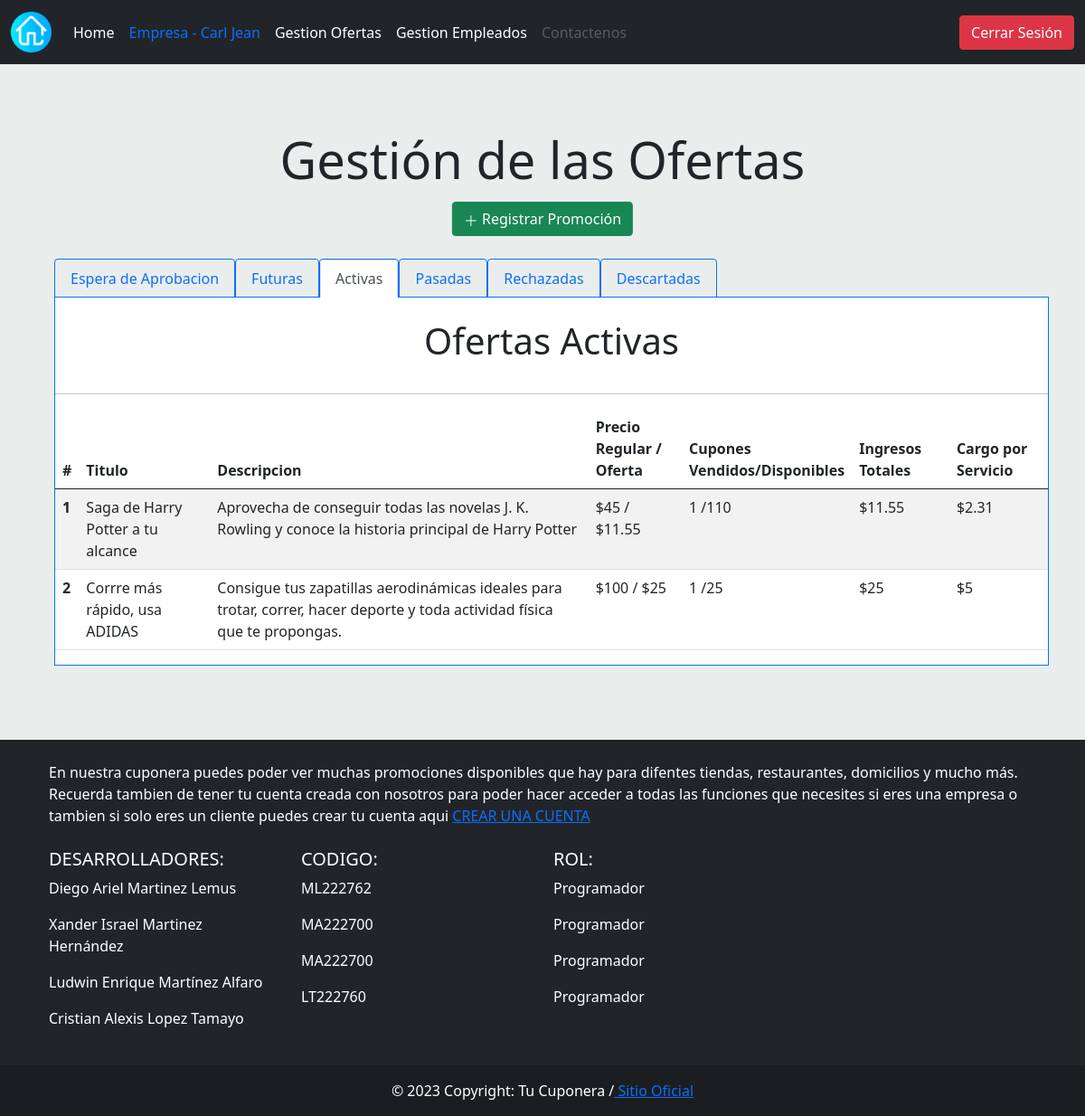
The app's page /vista/OfertasEmpresa.php (signed in) with its own data.
### tables this page shows
CREATE TABLE `promocion` (
  `CodPromocion` int(11) NOT NULL,
  `Titulo` varchar(50) NOT NULL,
  `FotoPromocion` varchar(100) NOT NULL,
  `Descripcion` text NOT NULL,
  `Detalle` text NOT NULL,
  `CantidadCupones` int(11) DEFAULT NULL,
  `FechaInicio` date NOT NULL,
  `FechaVencimiento` date NOT NULL,
  `FechaLimiteCupon` date NOT NULL,
  `PrecioRegular` float NOT NULL,
  `PrecioOferta_Cupon` float NOT NULL,
  `Estado` varchar(30) NOT NULL,
  `CodEmpresa` char(6) NOT NULL
);

### modelo/Empresa/daoEmpresaOfertante.php (called while the page is built, shortened)
<?php
    class daoEmpresaOfertante{
        public function listarPromoSegunEstado($empresa, $estado){
            $sql = "SELECT * FROM promocion WHERE CodEmpresa=:empresa AND Estado = :estado";
            $cn = new Conexion();
            $dbh = $cn->getConexion();
            $stmt = $dbh->prepare($sql);
            $stmt->bindParam(':empresa',$empresa);
            $stmt->bindParam(':estado',$estado);
            $stmt->execute();
            $empleados = $stmt->fetchAll(PDO::FETCH_ASSOC);
            return $empleados;
        }
        public function contarCuponesVendidos($IdPromo){
            $sql = "SELECT COUNT(*) FROM cupon WHERE CodPromocion =:id";
            $cn = new Conexion();
            $dbh = $cn->getConexion();
            $stmt = $dbh->prepare($sql);
            $stmt->bindParam(':id',$IdPromo);
            $stmt->execute();
            $cantVendida = $stmt->fetch();
            return $cantVendida;
        }
        public function obtenerComision($Empresa){
            $sql = "SELECT PorcentajeComision FROM empresa WHERE CodEmpresa = :empresa";
            $cn = new Conexion();
            $dbh = $cn->getConexion();
            $stmt = $dbh->prepare($sql);
            $stmt->bindParam(':empresa',$Empresa);
            $stmt->execute();
            $Comision = $stmt->fetch();
            return $Comision;
        }
    }
?>

### vista/OfertasEmpresa.php (the view, shortened to what this page needs)
<?php
if (empty($_SESSION)) {
    echo "Inicie Sesion";
} else {
    if ($_SESSION["Rol"] == "Empresa") {
        require '../modelo/Empresa/daoEmpresaOfertante.php';
        $daoEmpresa = new daoEmpresaOfertante();
        $ofertasActivas = $daoEmpresa->listarPromoSegunEstado($_SESSION["CodEmpresa"], "Activa");
        $Comision = $daoEmpresa->obtenerComision($_SESSION["CodEmpresa"]);
        $Comision = $Comision["PorcentajeComision"];
        require 'menu.php';
?>
        <!doctype html>
        <html lang="en">
        <head>
            <link href="https://cdn.jsdelivr.net/npm/bootstrap@5.0.2/dist/css/bootstrap.min.css" rel="stylesheet">
        </head>
        <body style="background-color: #E9EEED ;">
            <div style="padding-bottom: 10px;">
                <h1 class="display-4 text-center">Gestión de las Ofertas </h1>
                <br>
                <div class="position-relative">
                    <a href="CrearPromocion.php"><button type='button' class='position-absolute top-50 start-50 translate-middle  btn btn-success'>
                            <svg xmlns="http://www.w3.org/2000/svg" width="16" height="16" fill="currentColor" class="bi bi-plus-lg" viewBox="0 0 16 16">
                                <path fill-rule="evenodd" d="M8 2a.5.5 0 0 1 .5.5v5h5a.5.5 0 0 1 0 1h-5v5a.5.5 0 0 1-1 0v-5h-5a.5.5 0 0 1 0-1h5v-5A.5.5 0 0 1 8 2Z" />
                            </svg> Registrar Promoción</button></a>
                </div>
            </div>
            <br>
            <section>
                <div style="margin: 10px 5vw" class="col-lg-11">
                    <ul class="nav nav-tabs" id="myTab" role="tablist">
                        <li class="border border-primary nav-item rounded-top">
                            <a class="nav-link" id="espera-tab" data-toggle="tab" href="#espera" role="tab" aria-controls="espera" aria-selected="true">Espera de Aprobacion</a>
                        </li>
                        <li class="border border-primary nav-item rounded-top">
                            <a class="nav-link" id="futuras-tab" data-toggle="tab" href="#futuras" role="tab" aria-controls="futuras" aria-selected="false">Futuras</a>
                        </li>
                        <li class="border border-primary nav-item rounded-top">
                            <a class="nav-link active" id="activas-tab" data-toggle="tab" href="#activas" role="tab" aria-controls="activas" aria-selected="false">Activas</a>
                        </li>
                        <li class="border border-primary nav-item rounded-top">
                            <a class="nav-link" id="pasadas-tab" data-toggle="tab" href="#pasadas" role="tab" aria-controls="pasadas" aria-selected="false">Pasadas</a>
                        </li>
                        <li class="border border-primary nav-item rounded-top">
                            <a class="nav-link" id="rechazadas-tab" data-toggle="tab" href="#rechazadas" role="tab" aria-controls="rechazadas" aria-selected="false">Rechazadas</a>
                        </li>
                        <li class="border border-primary nav-item rounded-top">
                            <a class="nav-link" id="descartadas-tab" data-toggle="tab" href="#descartadas" role="tab" aria-controls="descartadas" aria-selected="false">Descartadas</a>
                        </li>
                    </ul>
                    <div style="background-color:white" class="tab-content" id="myTabContent">
                        <div style="margin-top:-2px" class="tab-pane border border-primary fade show active" id="activas" role="tabpanel" aria-labelledby="activas-tab">
                            <br>
                            <div style="padding-bottom: 10px;">
                                <h3 class="display-6 text-center">Ofertas Activas </h3>
                            </div>
                            <hr>
                            <?php
                            if (sizeof($ofertasActivas) == 0) {
                                echo ' <h3 class="display-7 text-center">No hay ofertas en esta categoria. </h3>
                                        <br>';
                            } else {
                                $i = 0;
                            ?>
                                <table class="table table-striped table-hover">
                                    <thead class="thead-dark">
                                        <tr>
                                            <th>#</th>
                                            <th>Titulo</th>
                                            <th>Descripcion</th>
                                            <th>Precio <br> Regular / Oferta</th>
                                            <th>Cupones <br> Vendidos/Disponibles</th>
                                            <th>Ingresos Totales</th>
                                            <th>Cargo por Servicio</th>
                                        </tr>
                                    </thead>
                                    <tbody>
                                        <?php
                                        foreach ($ofertasActivas as $oferta) {
                                            $CuponesVendidos = $daoEmpresa->contarCuponesVendidos($oferta["CodPromocion"]);
                                            $CuponesVendidos = $CuponesVendidos[0];
                                            $i++;
                                            echo "<tr>
                                    <th> $i </th>
                                    <td> " . $oferta["Titulo"] . " </td>
                                    <td> " . $oferta["Descripcion"] . " </td>
                                    <td> $" . $oferta["PrecioRegular"] . " / $" . $oferta["PrecioOferta_Cupon"] . " </td>
                                    <td> " . $CuponesVendidos . " /" . $oferta["CantidadCupones"] . " </td>
                                    <td> $" . $CuponesVendidos * $oferta["PrecioOferta_Cupon"] . " </td>
                                    <td> $" . ($CuponesVendidos * $oferta["PrecioOferta_Cupon"]) * ($Comision * 0.01) . " </td>
                                    </td>
                                    </tr>";
                                        }
                                        ?>
                                    </tbody>
                                </table>
                            <?php
                            }
                            ?>
                        </div>
                    </div>
                    <br>
                    <br>
                </div>
            </section>
            <br>
        </body>
        </html>
<?php
        require 'footer.php';
    } else {
        echo "Usted no tiene permiso a esta pagina";
    }
}
?>

### records on screen
promocion: Titulo "Saga de Harry Potter a tu alcance", Descripcion "Aprovecha de conseguir todas las novelas J. K. Rowling y conoce la historia principal de Harry Potter", PrecioRegular "45", PrecioOferta_Cupon "11.55", CuponesVendidos "1", CantidadCupones "110", PrecioOferta_Cupon "2.31"
promocion: Titulo "Corrre más rápido, usa ADIDAS", Descripcion "Consigue tus zapatillas aerodinámicas ideales para trotar, correr, hacer deporte y toda actividad física que te propongas.", PrecioRegular "100", PrecioOferta_Cupon "25", CuponesVendidos "1", CantidadCupones "25", PrecioOferta_Cupon "5"

### other values on screen
$log "Empresa - Carl Jean"
